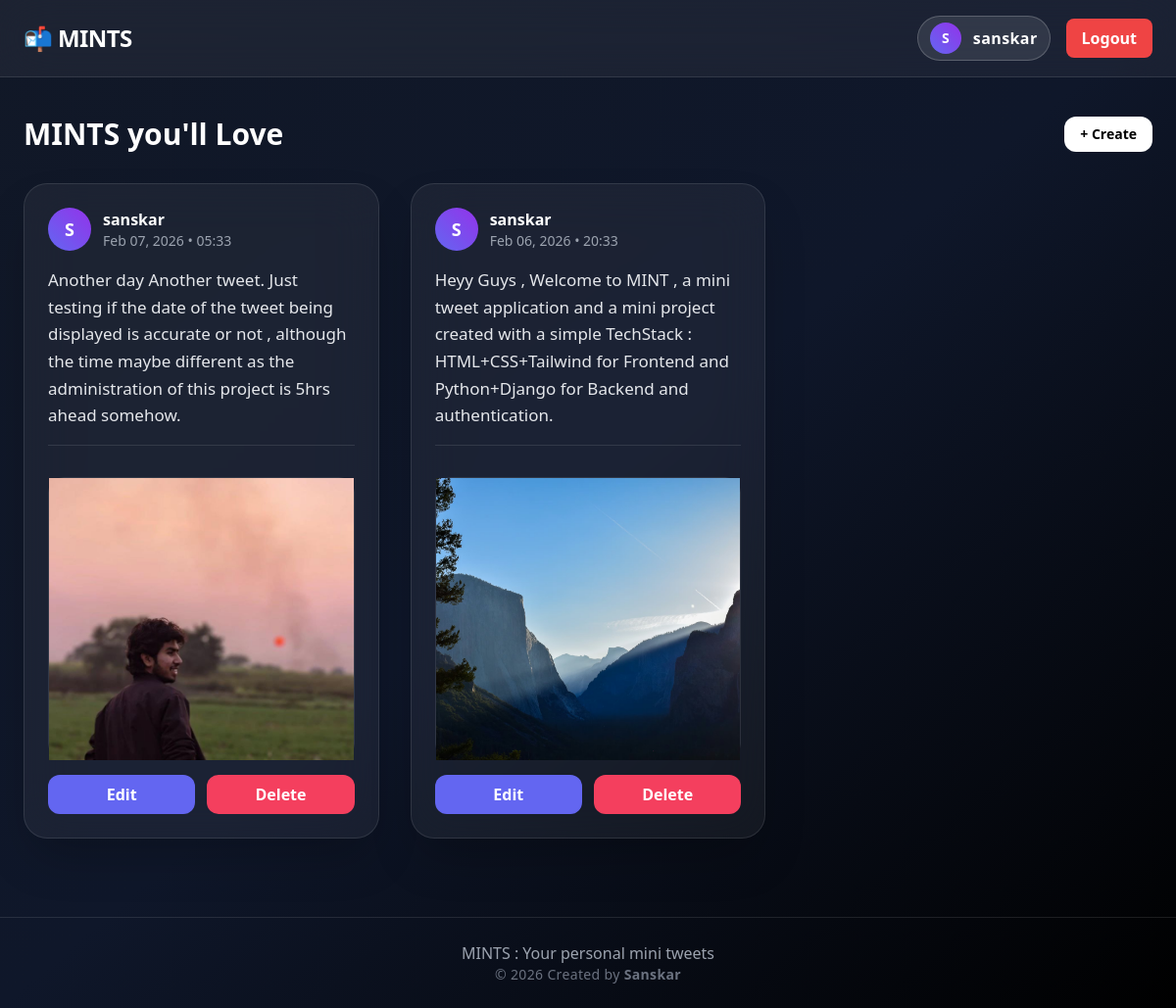
The page /tweet/ (signed in) on the database its author committed.
### Tweet/models.py (models this page shows, shortened)
class Tweet(models.Model):
    user = models.ForeignKey(User , on_delete=models.CASCADE)
    text = models.TextField(max_length=300)
    photo= models.ImageField(upload_to= 'photos/', blank=True, null=True)
    created_at = models.DateTimeField(auto_now_add=True)
    updated_at = models.DateTimeField(auto_now=True)

### Tweet/views.py (the view)
# urls.py: path('', views.tweet_list, name='tweet_list'),
def tweet_list(request):
    tweets = Tweet.objects.all().order_by('-created_at')
    return render(request, 'tweet_list.html', {'tweets': tweets})

### Tweet/templates/tweet_list.html
{% extends "layout.html" %} {% block title %} Home Page {% endblock title %}
{% block content %}
<div class="max-w-7xl mx-auto mt-10 px-6">
    <div class="flex justify-between items-center mb-8">
        <h3 class="text-3xl font-bold">MINTS you'll Love</h3>
        <a href="{% url 'tweet_create'%}"
   class="bg-white text-black px-4 py-2 rounded-xl
          hover:bg-gray-200 transition font-semibold text-sm">
    + Create
</a>
    </div>
<div class="grid grid-cols-1 sm:grid-cols-2 lg:grid-cols-3 gap-8">
    {% for tweet in tweets %}
<div class="rounded-3xl p-6
            bg-white/5 backdrop-blur-xl
            border border-white/10
            shadow-2xl
            hover:bg-white/10
            hover:scale-[1.02]
            transition duration-300
            h-full flex flex-col justify-between">
        <div class="flex items-center gap-3">
    <div class="w-11 h-11 rounded-full
                bg-gradient-to-tr from-indigo-500 to-purple-600
                flex items-center justify-center
                font-bold text-lg">
        {{ tweet.user.username|first|upper }}
    </div>
    <div>
        <p class="font-semibold text-white">
            {{ tweet.user.username }}
        </p>
        <p class="text-gray-400 text-sm">
    {{ tweet.created_at|date:"M d, Y • H:i" }}
</p>
    </div>
</div>
        <p class="text-gray-200 mt-4 leading-relaxed text-[17px]">
            {{ tweet.text }}
            <div class="border-t border-white/10 my-4"></div>
        </p>
        {% if tweet.photo %}
        <div class="w-full h-72 object-cover rounded-2xl mt-4 border border-white/10">
            <img src="{{ tweet.photo.url }}"
                 class="w-full h-72 object-cover">
        </div>
        {% endif %}
        {% if tweet.user == request.user %}
        <div class="flex gap-3 mt-4">
            <a href="{%url 'tweet_edit' tweet.id%}"
               class="flex-1 bg-indigo-500 hover:bg-indigo-600
       py-2 rounded-xl font-semibold text-center transition">
                Edit
            </a>
            <a href="{%url 'tweet_delete' tweet.id%}"
               class="flex-1 bg-rose-500 hover:bg-rose-600
       py-2 rounded-xl font-semibold text-center transition">
                Delete
            </a>
        </div>
        {% endif %}
    </div>
    {% endfor %}
    </div>
</div>
{% endblock %}

### templates/layout.html (shortened to what this page needs)
{% load static %}
<!doctype html>
<html lang="en" data-bs-theme="dark">
  <head>
    <script src="https://cdn.tailwindcss.com"></script>
  </head>
  <body class="min-h-screen bg-gradient-to-br from-gray-900 via-slate-900 to-black text-white">
    <nav class="sticky top-0 z-50 backdrop-blur-xl
            bg-white/5 border-b border-white/10">
    <div class="max-w-7xl mx-auto px-6 py-4 flex justify-between items-center">
        <h1 class="text-2xl font-bold tracking-tight">
           📬 MINTS
        </h1>
        <div class="flex items-center gap-4">
            {% if user.is_authenticated %}
                <div class="flex items-center gap-3
            bg-white/10 px-3 py-1.5 rounded-full
            border border-white/20">
    <div class="w-8 h-8 rounded-full
                bg-gradient-to-tr from-indigo-500 to-purple-600
                flex items-center justify-center
                text-sm font-bold">
        {{ user.username|first|upper }}
    </div>
    <span class="font-semibold text-white tracking-wide">
        {{ user.username }}
    </span>
</div>
                <form action="{% url 'logout' %}" method="post">
                    <button class="px-4 py-2 rounded-lg
                                   bg-red-500 hover:bg-red-600
                                   transition font-semibold">
                        Logout
                    </button>
                </form>
            {% endif %}
        </div>
    </div>
</nav>
        {% block content %}
        {% endblock content %}
        <footer class="mt-20 border-t border-white/10">
    <div class="max-w-7xl mx-auto px-6 py-6 text-center">
      <p class="text-gray-400">MINTS : Your personal mini tweets</p>
       <p class="text-gray-500 text-sm tracking-wide hover:text-gray-300 transition">
    © 2026 Created by <span class="text-gray-500 hover:text-gray-300 font-semibold">Sanskar</span>
</p>
    </div>
</footer>
  </body>
</html>

### rows shown on the page
Tweet: user.username|first "S", user.username "sanskar", created_at "Feb 07, 2026 • 05:33", text "Another day Another tweet. Just testing if the date of the tweet being displayed is accurate or not , although the time maybe different as the administration of this project is 5hrs ahead somehow.", photo (picture), shows "Edit"
Tweet: user.username|first "S", user.username "sanskar", created_at "Feb 06, 2026 • 20:33", text "Heyy Guys , Welcome to MINT , a mini tweet application and a mini project created with a simple TechStack : HTML+CSS+Tailwind for Frontend and Python+Django for Backend and authentication.", photo (picture), shows "Edit"

### other values the page prints
{{ user.username|first|upper }} "S"
{{ user.username }} "sanskar"
